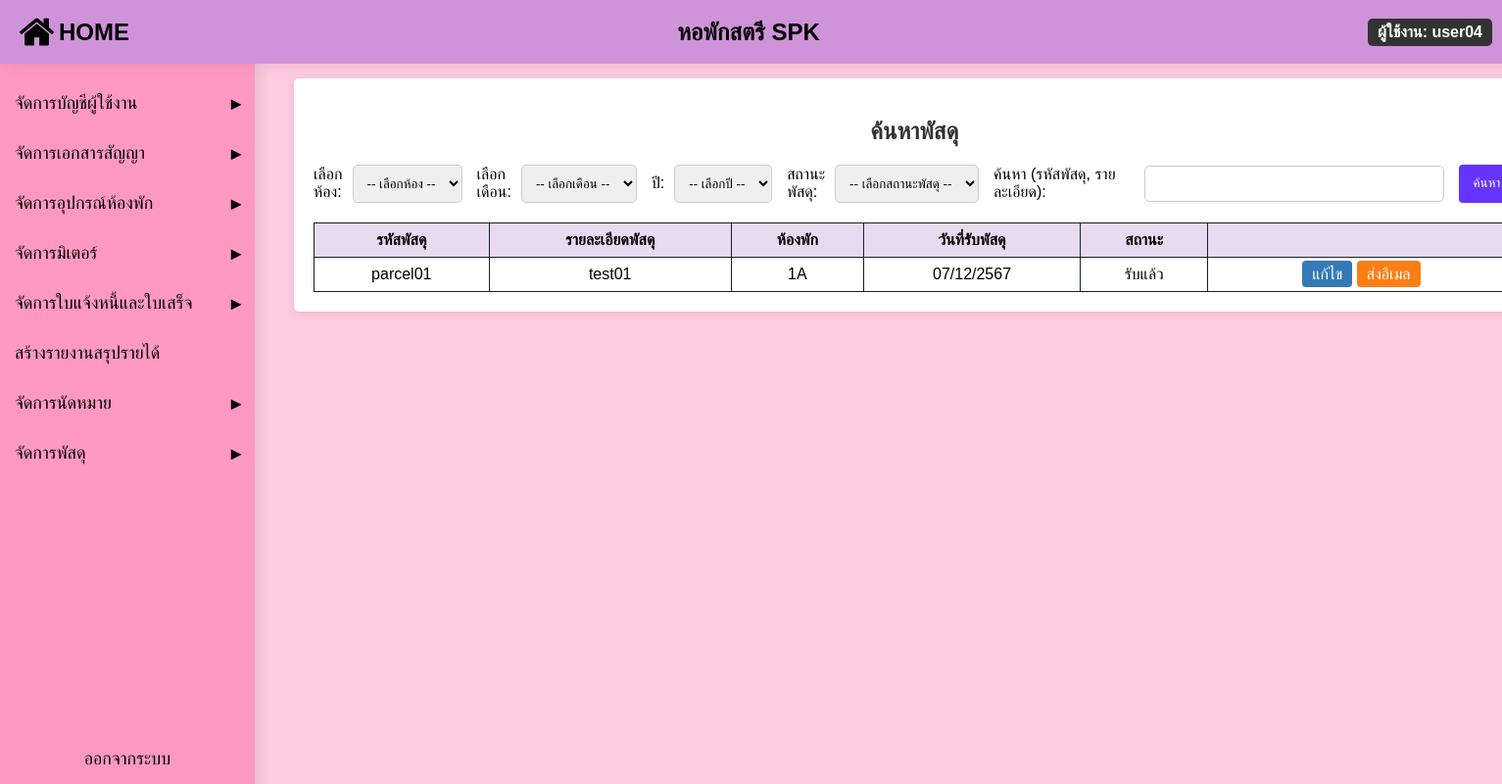
Page /search_parcel.php?parcel_id=parcel01 (signed in) on the committed database.
### tables this page shows
CREATE TABLE `parcel` (
  `parcel_id` varchar(11) NOT NULL,
  `parcel_detail` text NOT NULL,
  `room_id` varchar(11) NOT NULL,
  `received_date` date NOT NULL,
  `parcel_statusID` varchar(11) NOT NULL
);

CREATE TABLE `parcel_status` (
  `parcel_statusID` varchar(11) NOT NULL,
  `parcel_status_name` varchar(11) NOT NULL
);

### search_parcel.php (the view, shortened to what this page needs)
<?php
include('condb.php');
$search_term = '';
$parcels = [];
if (isset($_GET['parcel_id']) && !empty($_GET['parcel_id'])) {
    $parcel_id = $_GET['parcel_id'];
    $sql = "SELECT p.parcel_id, p.parcel_detail, p.room_id, p.received_date, ps.parcel_status_name
            FROM parcel p
            LEFT JOIN parcel_status ps ON p.parcel_statusID = ps.parcel_statusID
            WHERE p.parcel_id = ?";
    $stmt = $conn->prepare($sql);
    $stmt->bind_param("s", $parcel_id);
    $stmt->execute();
    $result = $stmt->get_result();
    $parcels = $result->fetch_all(MYSQLI_ASSOC);
}
?>
<!DOCTYPE html>
<html lang="th">
<head>
</head>
<body>
    <?php include('admin_sidebar.php'); ?>
    <div class="container">
        <h2>ค้นหาพัสดุ</h2>
        <form method="post" action="search_parcel.php" class="form-container">
            <div class="form-group">
                <label for="room_id">เลือกห้อง:</label>
                <select name="room_id" id="room_id">
                    <option value="">-- เลือกห้อง --</option>
                </select>
            </div>
            <div class="form-group">
                <label for="month">เลือกเดือน:</label>
                <select name="month" id="month">
                    <option value="">-- เลือกเดือน --</option>
                </select>
            </div>
            <div class="form-group">
                <label for="year">ปี:</label>
                <select name="year" id="year">
                    <option value="">-- เลือกปี --</option>
                </select>
            </div>
            <div class="form-group">
                <label for="parcel_status">สถานะพัสดุ:</label>
                <select name="parcel_status" id="parcel_status">
                    <option value="">-- เลือกสถานะพัสดุ --</option>
                </select>
            </div>
            <div class="form-group">
                <label for="search_term">ค้นหา (รหัสพัสดุ, รายละเอียด):</label>
                <input type="text" name="search_term" id="search_term" value="<?php echo htmlspecialchars($search_term); ?>">
            </div>
            <button type="submit">ค้นหา</button>
        </form>
        <?php if (!empty($parcels)): ?>
            <table>
                <tr>
                    <th>รหัสพัสดุ</th>
                    <th>รายละเอียดพัสดุ</th>
                    <th>ห้องพัก</th>
                    <th>วันที่รับพัสดุ</th>
                    <th>สถานะ</th>
                    <th></th>
                </tr>
                <?php foreach ($parcels as $parcel): ?>
                    <tr>
                        <td><?= htmlspecialchars($parcel['parcel_id']); ?></td>
                        <td><?= htmlspecialchars($parcel['parcel_detail']); ?></td>
                        <td><?= htmlspecialchars($parcel['room_id']); ?></td>
                        <td><?= date("d/m/Y", strtotime($parcel['received_date'])); ?></td>
                        <td><?= htmlspecialchars($parcel['parcel_status_name']); ?></td>
                        <td>
                            <a href="add_parcel.php?parcel_id=<?= htmlspecialchars($parcel['parcel_id']); ?>" class="edit-btn">แก้ไข</a>
                            <a href="mail_parcel.php?parcel_id=<?= htmlspecialchars($parcel['parcel_id']); ?>"
                                onclick="return confirm('ส่งอีเมลแจ้งพัสดุให้ลูกบ้าน?');" target="_blank" class="mail-btn">ส่งอีเมล</a>
                        </td>
                    </tr>
                <?php endforeach; ?>
            </table>
        <?php else: ?>
            <p>ไม่พบผลลัพธ์ที่ตรงกับการค้นหา</p>
        <?php endif; ?>
    </div>
</body>
</html>

### search_parcel.php (style rules this page uses)
body { font-family: Arial, sans-serif; }
.container { width: 80%; max-width: 1600px; margin: 80px auto; background: #fff; padding: 20px; border-radius: 5px; box-shadow: 0 2px 10px rgba(0, 0, 0, 0.1); margin-left: 300px; }
h2 { text-align: center; color: #333; }
.form-container { display: flex; gap: 15px; margin-bottom: 20px; }
.form-group { display: flex; align-items: center; }
.form-group label { margin-right: 10px; }
select, input[type="text"] { padding: 10px; border: 1px solid #ccc; border-radius: 5px; }
input[type="text"] { padding: 10px; border: 1px solid #ccc; border-radius: 5px; width: 350px; }
button { background-color: #6633FF; color: white; padding: 10px 15px; border: none; border-radius: 4px; cursor: pointer; }
table { width: 100%; border-collapse: collapse; margin-top: 20px; }
table, th, td { border: 1px solid #17202a; }
th, td { padding: 8px; text-align: center; }
th { background-color: #e8daef; }
tr:nth-child(even) { background-color: #ffffff; }
tr:nth-child(odd) { background-color: #f5eef8; }
.edit-btn, .mail-btn { padding: 5px 10px; border-radius: 4px; color: white; cursor: pointer; text-decoration: none; }
.edit-btn { background-color: #337ab7; }
.mail-btn { background-color: #fd7e14; }

### admin_sidebar.php (style rules this page uses)
body { margin: 0; font-family: Arial, sans-serif; background-color: #ffcce1; }

### rows in the picture
parcel: parcel_id "parcel01", parcel_detail "test01", room "1A", received_date "07/12/2567", parcel_statusID.parcel_status_name "รับแล้ว"

### other values in the picture
$_SESSION['username'] "user04"
